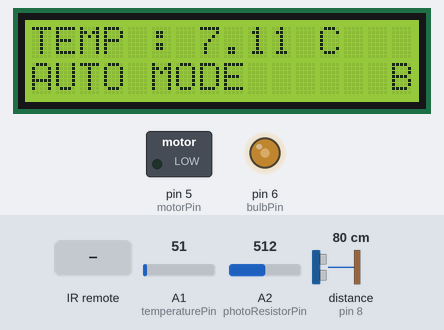
Bench run of a sketch on a simulated Arduino Uno, built with avr-gcc and run on an emulated ATmega328P. On the bench: 16×2 character LCD, switched loads named in the sketch (green lamp = pin HIGH), output pins drawn as LEDs (lit = HIGH). Wiring (inferred from the names in the program): ultrasonic range finder: trigger pin 8; echo pin 8. The test bench sets the inputs (shaded band); at power-on: distance to the obstacle (sensor on pin 8) 80 cm, A1 (temperaturePin) = 51, A2 (photoResistorPin) = 512. The echo pulse lasts 58.3 µs per cm.

Above: at 1.2 s.
1.3 s: distance to the obstacle (sensor on pin 8) set to 96 cm
2.8 s: distance to the obstacle (sensor on pin 8) set to 103 cm
At 4.0 s:
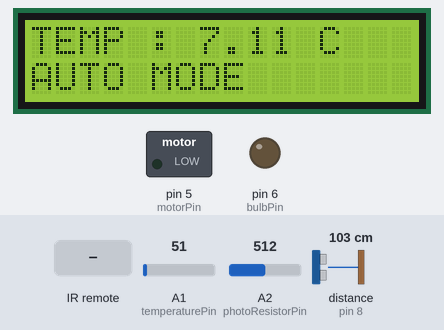
4.3 s: infrared code 0xFD30CF received
At 5.4 s:
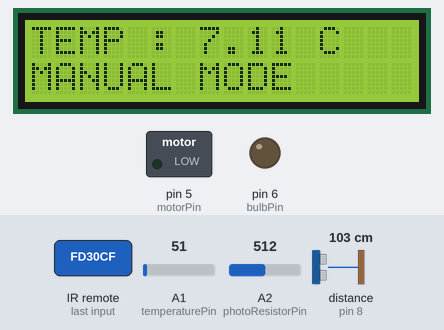
5.8 s: infrared code 0xFD08F7 received
At 6.7 s:
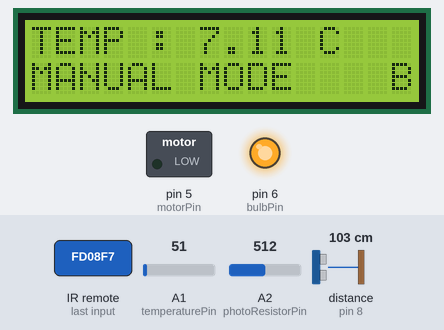
7.3 s: infrared code 0xFD28D7 received
At 7.9 s:
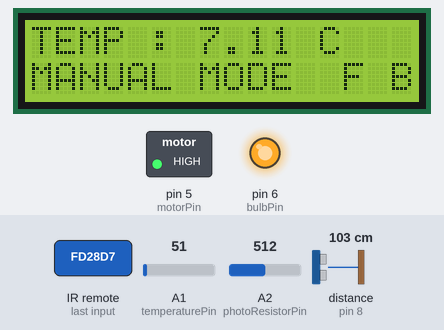
8.8 s: infrared code 0xFD08F7 received
At 9.9 s:
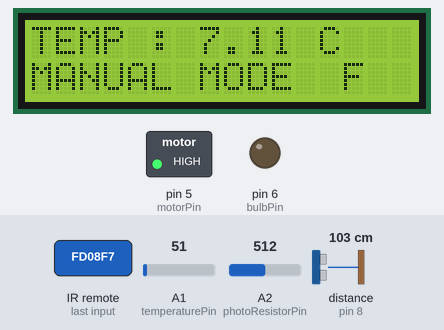
Timing chart, 0 to 11.3 s (numbered marks = the images above; inputs shaded):
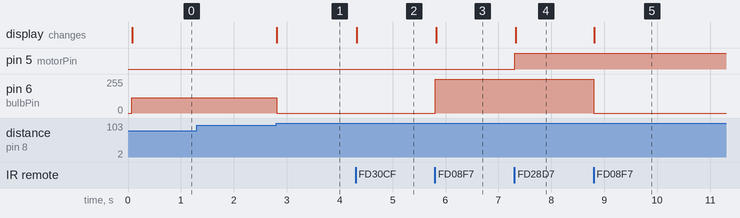

Measured:
- the behaviour switches between 99 and 100 cm on distance to the obstacle (sensor on pin 8) (found by bisection; images 0 and 1)
- after the input at 1.3 s, every drawn part: stays the same
- after the input at 2.8 s, pin 6 (bulbPin): 115/255 → 0/255 at once; the display: changes at once (image 1)
- after the input at 4.3 s, the display: changes at once (image 2)
- after the input at 5.8 s, pin 6 (bulbPin): 0/255 → 255/255 at once; the display: changes at once (image 3)
- after the input at 7.3 s, pin 5 (motorPin): LOW → HIGH at once; the display: changes at once (image 4)
- after the input at 8.8 s, pin 6 (bulbPin): 255/255 → 0/255 at once; the display: changes at once (image 5)

The sketch:

main.ino
```cpp
#include <LiquidCrystal.h>
#include <IRremote.h>

#define switchMode 0xFD30CF				// Button 0

#define switchBulb 0xFD08F7				// Button 1
#define increaseLightIntensity 0xFD8877 // Button 2
#define decreaseLightIntensity 0xFD48B7	// Button 3

#define switchMotor 0xFD28D7			// Button 4
#define increaseMotorSpeed 0xFDA857		// Button 5
#define decreaseMotorSpeed 0xFD6897		// Button 6


bool autoMode = true;
bool isBulbOn = false;
bool isMotorOn = false;

int bulbPin = 6;
int motorPin = 5;
int ultrasonicPin = 8;
int temperaturePin = A1;
int photoResistorPin = A2;
int irPin = 4;

int manualMotorSpeed = 255;		//motor speed in manual mode
int manualLightIntensity = 255;	//light intensity of bulb

int lightIntensity;

long duration;
long distance;

float temperature;
float motorSpeed;

IRrecv receiver(irPin);
decode_results result;

LiquidCrystal lcd(7, 9, 10, 12, 11, 13);

void setup() {
  //Serial.begin(9600);
  pinMode(bulbPin, OUTPUT);
  pinMode(motorPin, OUTPUT);
  pinMode(temperaturePin, INPUT);
  pinMode(photoResistorPin, INPUT);
  receiver.enableIRIn();
  lcd.begin(16, 2);
}


void loop() {
  temperature = analogRead(temperaturePin);  //read temperature
  temperature *= 0.48828125 / 3.5;           //convert temperature to Celsius
  lcd.setCursor(0, 0);
  lcd.print("TEMP : ");
  lcd.setCursor(7, 0);
  lcd.print(temperature);					 //display temperature on lcd
  lcd.setCursor(12,0);
  lcd.print("C");
  lcd.setCursor(0, 1);
  if(autoMode) {							 //display working mode - auto
  	lcd.print("AUTO MODE  ");				 // or manual
  } else {
  	lcd.print("MANUAL MODE");
  }

  //
  //
  //MANUAL MODE
  //
  //

  if (receiver.decode(&result)) {			 //decode ir signal
    //Serial.println(result.value, HEX);
    switch(result.value) {					 //from ir remote
    	case switchMode:
      		autoMode = !autoMode;			 //switch working mode
      		break;							 //auto or manual
      	case switchBulb:
      		if(!autoMode) {
              if(isBulbOn) {
              	digitalWrite(bulbPin, LOW);  //in manual mode switch
                isBulbOn = !isBulbOn;		 //bulb on or off
              } else {
              	analogWrite(bulbPin, manualLightIntensity);
                isBulbOn = !isBulbOn;
              }
      		}
      		break;
      	case switchMotor:
      		if(!autoMode) {
              if(isMotorOn) {				 //in manual mode, switch
              	digitalWrite(motorPin, LOW); //motor on or off
                isMotorOn = !isMotorOn;
              } else {
              	analogWrite(motorPin, manualMotorSpeed);
                isMotorOn = !isMotorOn;
              }
            }
      		break;
      	case increaseLightIntensity:			//increase light intensity
      		if(!autoMode && isBulbOn) {			//of bulb
            	manualLightIntensity += 43;
              	if(manualLightIntensity > 255) {
              		manualLightIntensity = 255;
                }
              	analogWrite(bulbPin, manualLightIntensity);
            }
      		break;
      	case decreaseLightIntensity:			//decrese light intensity
      		if(!autoMode && isBulbOn) {			//of bulb
            	manualLightIntensity -= 43;
              	if(manualLightIntensity < 0) {
              		manualLightIntensity = 0;
                }
              	analogWrite(bulbPin, manualLightIntensity);
            }
      		break;
      	case increaseMotorSpeed:				//increase motor speed
      		if(!autoMode && isMotorOn) {
            	manualMotorSpeed += 43;
              	if(manualMotorSpeed > 255) {
                	manualMotorSpeed = 255;
                }
              	analogWrite(motorPin, manualMotorSpeed);
            }
      		break;
      	case decreaseMotorSpeed:				//decrease motor speed
      		if(!autoMode && isMotorOn) {
            	manualMotorSpeed -= 43;
              	if(manualMotorSpeed < 0) {
                	manualMotorSpeed = 0;
                }
              	analogWrite(motorPin, manualMotorSpeed);
            }
    }
    receiver.resume();                       //resume ir sensor for next
  }											 //input signal

  //
  //
  //AUTO MODE
  //
  //

  pinMode(ultrasonicPin, OUTPUT);            //set ultrasonic sensor to send
  digitalWrite(ultrasonicPin, LOW);			 //wave signal
  delayMicroseconds(2);
  digitalWrite(ultrasonicPin, HIGH);
  delayMicroseconds(5);
  digitalWrite(ultrasonicPin, LOW);
  pinMode(ultrasonicPin, INPUT);
  duration = pulseIn(ultrasonicPin, HIGH);   //read duration of return signal
  distance = duration / 29 / 2;              //covert time to distance
  if(autoMode) {
    if(distance < 100) {					 //if someone present in room
    	lightIntensity = analogRead(photoResistorPin);
  		lightIntensity /= 4;				 //read light intensity
  	  	lightIntensity = 243 - lightIntensity; //calculate intensity of bulb
      	if(lightIntensity > 0) {
      		analogWrite(bulbPin, lightIntensity); //change intesity of bulb
      		isBulbOn = true;
        } else {
        	digitalWrite(bulbPin, lightIntensity);
          	isBulbOn = false;
        }

      	if(temperature > 30) {
          	motorSpeed = 12.75 * (temperature - 30);
        	analogWrite(motorPin, motorSpeed);  //change motor speed based on
          	isMotorOn = true;					//temperature
        } else {
        	digitalWrite(motorPin, LOW);
          	isMotorOn = false;
        }

    } else {									//turn off bulb and motor
    	digitalWrite(bulbPin, LOW);				//when no one is in room
      	isBulbOn = false;
      	digitalWrite(motorPin, LOW);
      	isMotorOn = false;
    }
  }

  lcd.setCursor(15, 1);		//show status of bulb on lcd
  isBulbOn ? lcd.print('B') : lcd.print(' ');

  lcd.setCursor(13, 1);		//show status of fan on lcd
  isMotorOn ? lcd.print('F') : lcd.print(' ');
}
```
